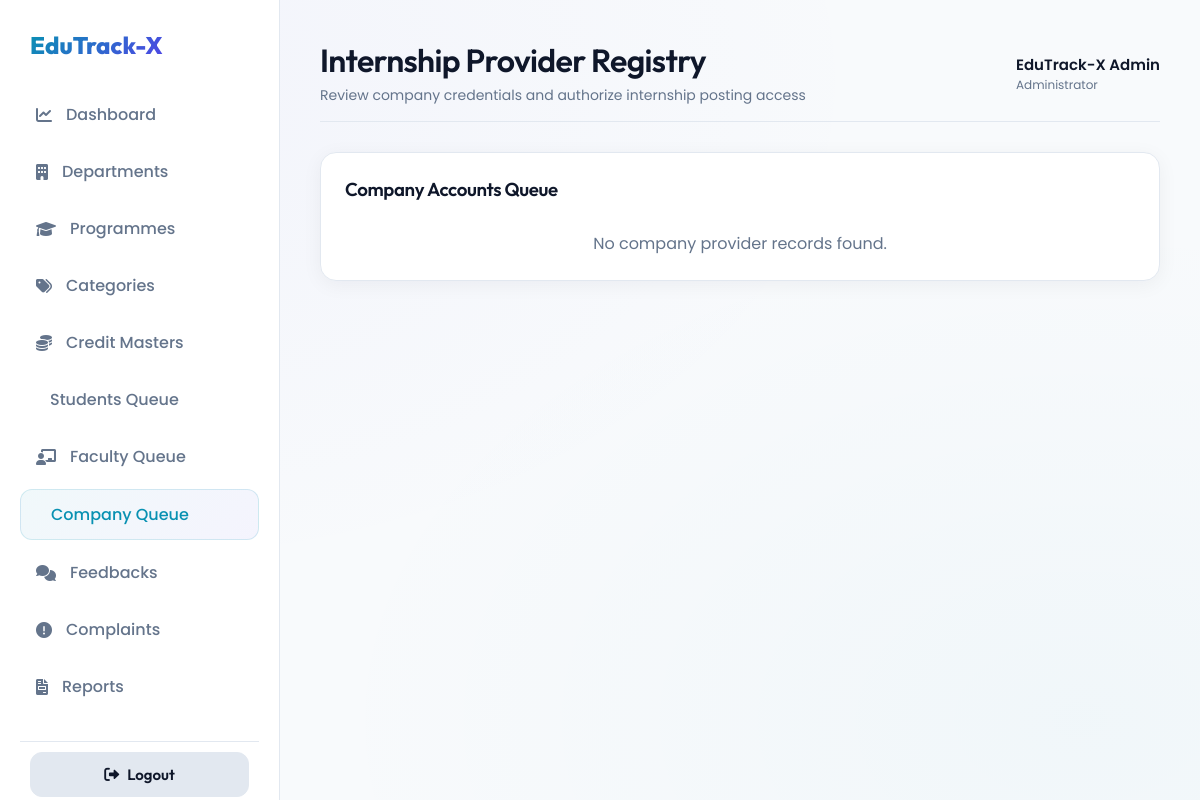
Page /Administrator/ApproveCompanies/ (signed in) on the earlier database version.
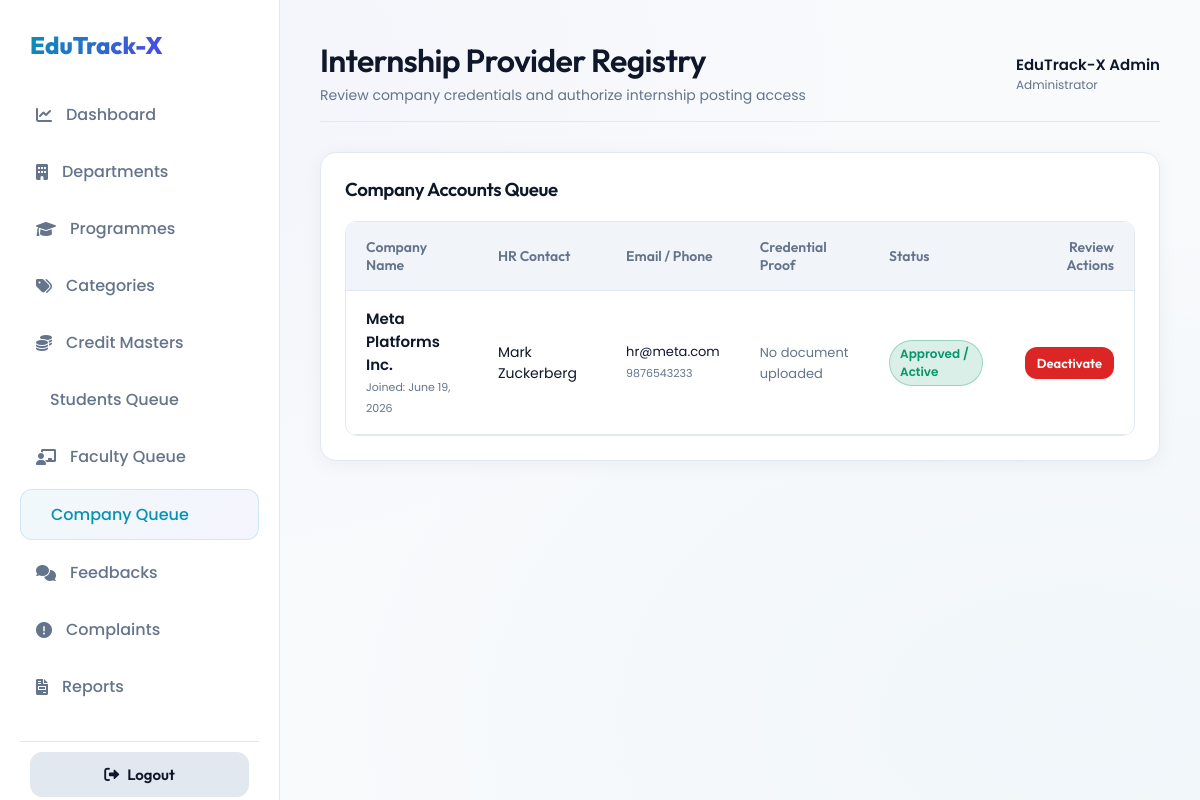
Same page on the later database version.
### Guest/models.py (models this page shows)
class tbl_company(models.Model):
    company_id = models.AutoField(primary_key=True)
    company_name = models.CharField(max_length=100)
    company_contactperson = models.CharField(max_length=100)
    company_email = models.EmailField(max_length=100, unique=True)
    company_contact = models.CharField(max_length=20)
    company_address = models.TextField()
    company_password = models.CharField(max_length=60)
    company_proof = models.FileField(upload_to='Assets/CompanyDocs/', null=True, blank=True)
    company_status = models.IntegerField(default=0) # 0 = Pending, 1 = Active/Approved, 2 = Rejected
    company_date = models.DateField(auto_now_add=True)

### Administrator/views.py (the view)
# urls.py: path('ApproveCompanies/', views.ApproveCompanies, name='ApproveCompanies'),
def ApproveCompanies(request):
    if 'aid' not in request.session:
        return redirect('Guest:Login')
    companies = tbl_company.objects.all().order_by('company_status')
    return render(request, 'Administrator/ApproveCompanies.html', {'companies': companies})

### Administrator/Templates/Administrator/ApproveCompanies.html (shortened to what this page needs)
{% extends 'Administrator/AdminBase.html' %}
{% block header_title %}Internship Provider Registry{% endblock %}
{% block header_subtitle %}Review company credentials and authorize internship posting access{% endblock %}
{% block active_company %}active{% endblock %}
{% block content %}
<div class="glass-card">
    <h3>Company Accounts Queue</h3>
    {% if companies %}
    <div class="custom-table-container">
        <table class="custom-table">
            <thead>
                <tr>
                    <th>Company Name</th>
                    <th>HR Contact</th>
                    <th>Email / Phone</th>
                    <th>Credential Proof</th>
                    <th>Status</th>
                    <th style="text-align: right;">Review Actions</th>
                </tr>
            </thead>
            <tbody>
                {% for c in companies %}
                <tr>
                    <td>
                        <span style="font-size: 15px; font-weight: 600; display: block;">{{ c.company_name }}</span>
                        <span style="font-size: 11px; color: var(--text-muted);">Joined: {{ c.company_date }}</span>
                    </td>
                    <td>{{ c.company_contactperson }}</td>
                    <td>
                        <span style="display: block; font-size: 13px;">{{ c.company_email }}</span>
                        <span style="font-size: 11px; color: var(--text-muted);">{{ c.company_contact }}</span>
                    </td>
                    <td>
                        {% if c.company_proof %}
                        <a href="{{ c.company_proof.url }}" target="_blank" class="btn btn-secondary" style="padding: 6px 12px; font-size: 12px;">
                            <i class="fa-solid fa-file-arrow-down"></i> View Proof Document
                        </a>
                        {% else %}
                        <span style="color: var(--text-muted); font-size: 13px;">No document uploaded</span>
                        {% endif %}
                    </td>
                    <td>
                        {% if c.company_status == 0 %}
                        <span class="badge badge-pending">Pending Approval</span>
                        {% elif c.company_status == 1 %}
                        <span class="badge badge-success">Approved / Active</span>
                        {% else %}
                        <span class="badge badge-danger">Rejected</span>
                        {% endif %}
                    </td>
                    <td style="text-align: right;">
                        {% if c.company_status == 0 %}
                        <a href="{% url 'Administrator:ApproveCompanyAction' c.company_id 1 %}" class="btn btn-success" style="padding: 8px 16px; font-size: 13px; margin-right: 5px;">
                            <i class="fa-solid fa-check"></i> Approve
                        </a>
                        <a href="{% url 'Administrator:ApproveCompanyAction' c.company_id 2 %}" class="btn btn-danger" style="padding: 8px 16px; font-size: 13px;">
                            <i class="fa-solid fa-xmark"></i> Reject
                        </a>
                        {% elif c.company_status == 1 %}
                        <a href="{% url 'Administrator:ApproveCompanyAction' c.company_id 2 %}" onclick="return confirm('Deactivate company provider access?')" class="btn btn-danger" style="padding: 8px 12px; font-size: 13px;">
                            Deactivate
                        </a>
                        {% else %}
                        <a href="{% url 'Administrator:ApproveCompanyAction' c.company_id 1 %}" class="btn btn-success" style="padding: 8px 12px; font-size: 13px;">
                            Re-activate
                        </a>
                        {% endif %}
                    </td>
                </tr>
                {% endfor %}
            </tbody>
        </table>
    </div>
    {% else %}
    <p style="color: var(--text-muted); text-align: center; margin-top: 30px;">No company provider records found.</p>
    {% endif %}
</div>
{% endblock %}

Differences in the rows shown:
added tbl_company: company_name "Meta Platforms Inc.", company_date "June 19, 2026", company_contactperson "Mark Zuckerberg", company_email "hr@meta.com", company_contact "9876543233", company_proof "No document uploaded", company_status "Approved / Active"
Other differences:
text no longer shown: "No company provider records found."
text now shown: "Company Name HR Contact Email / Phone Credential Proof Status Review Actions"
